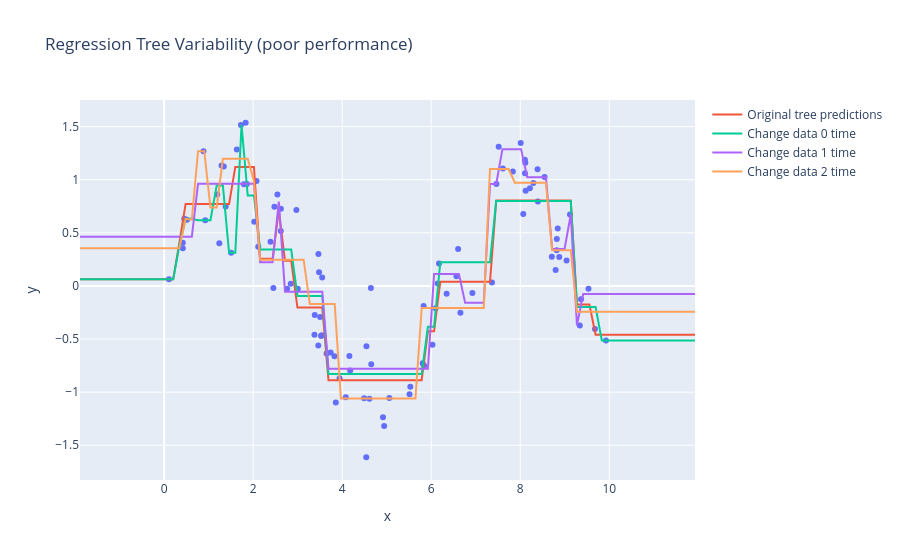

The notebook cell this image was saved under:
### Markdown cell above
<a class="anchor" id="idea"></a>
# 1. Core idea

- A Random Forest is an ensemble method that combines many decision trees
- It improves performance by:
    - Bagging (**Bootstrap Aggregation**) $\rightarrow$ training trees on different sampled datasets
    - Randomization $\rightarrow$ using random subsets of features at each split
- Works for both classification and regression

<p align="center">
<img src="pics/1.png" width="600"/>
</p>

---

<p align="center">
<img src="pics/2.png" width="600"/>
</p>

### Code cell
np.random.seed(1002) # reproducibility of random numbers
n = 100
X = np.random.uniform(0,10,(n,1))
y = np.sin(X.flatten()) + np.random.randn(n)*0.3


tree_model=DecisionTreeRegressor(max_depth=4,random_state=1008)
tree_model.fit(X,y)

fig = px.scatter(x=X.flatten(),y=y,title="Regression Tree Variability (poor performance)")
x_grid=np.linspace(np.min(X)-2,np.max(X)+2,100).reshape(-1,1)
pred_grid = tree_model.predict(x_grid)
fig.add_scatter(x=x_grid.flatten(), y=pred_grid, mode="lines", name="Original tree predictions")

for i in range(3):
    idx = np.random.choice(n,n,replace=True) # sample data with replacement
    X_changed = X[idx] # rearange data
    y_changed = y[idx] # reanrange data
    tree_model=DecisionTreeRegressor(max_depth=4,random_state=1008)
    tree_model.fit(X_changed,y_changed)
    pred_grid = tree_model.predict(x_grid)
    fig.add_scatter(x=x_grid.flatten(), y=pred_grid, mode="lines", name=f"Change data {i} time")


fig.show()
